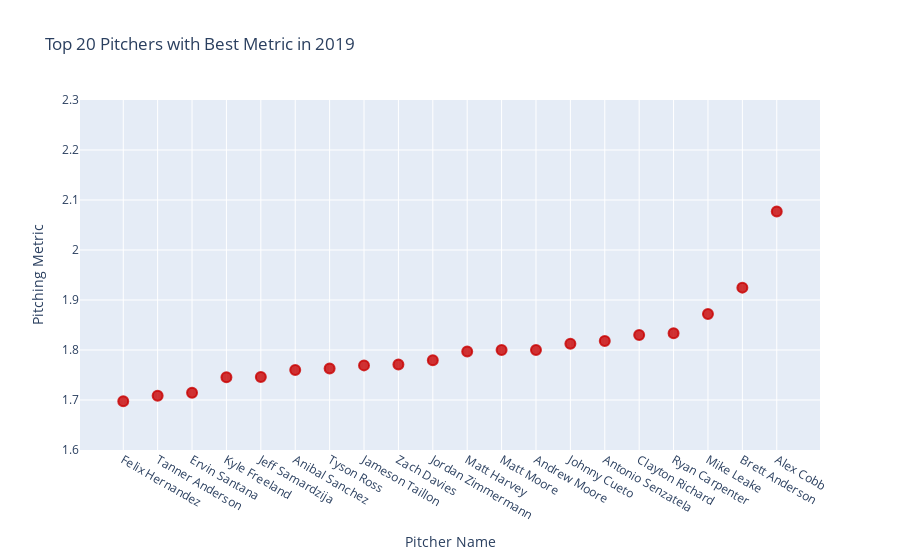

This figure's notebook cell:
### Code cell
best_pitcher_ratios = goodPitch_toInning_ratio.sort_values()[-20:]

################ plotly
trace0 = go.Scatter(
    x = best_pitcher_ratios.index,
    y = best_pitcher_ratios.values,
    mode = 'markers',
    marker = dict(size = 10, color = 'rgba(200, 0, 0, .8)', line = dict(width=2, color='rgba(200, 0, 0, .8)'))
)

layout = dict(title = 'Top 20 Pitchers with Best Metric in 2019',
              yaxis = dict(range=[1.6, 2.3], title="Pitching Metric"),
              xaxis = dict(title="Pitcher Name")
             )

fig = dict(data=trace0, layout=layout)
py.iplot(fig)

### Figure 1 — Plotly figure (JSON) as saved in the notebook; plotly's stock layout.template omitted (floating-point values rounded to 4 significant figures)
{"data": [{"marker": {"color": "rgba(200, 0, 0, .8)", "line": {"color": "rgba(200, 0, 0, .8)", "width": 2}, "size": 10}, "mode": "markers", "type": "scatter", "x": ["Felix Hernandez", "Tanner Anderson", "Ervin Santana", "Kyle Freeland", "Jeff Samardzija", "Anibal Sanchez", "Tyson Ross", "Jameson Taillon", "Zach Davies", "Jordan Zimmermann", "Matt Harvey", "Matt Moore", "Andrew Moore", "Johnny Cueto", "Antonio Senzatela", "Clayton Richard", "Ryan Carpenter", "Mike Leake", "Brett Anderson", "Alex Cobb"], "y": [1.697, 1.708, 1.714, 1.745, 1.746, 1.76, 1.763, 1.769, 1.771, 1.78, 1.797, 1.8, 1.8, 1.812, 1.818, 1.83, 1.833, 1.872, 1.925, 2.077]}], "layout": {"autosize": true, "title": {"text": "Top 20 Pitchers with Best Metric in 2019"}, "xaxis": {"autorange": true, "range": [-1.181, 20.18], "title": {"text": "Pitcher Name"}, "type": "category"}, "yaxis": {"range": [1.6, 2.3], "title": {"text": "Pitching Metric"}, "type": "linear"}}}
